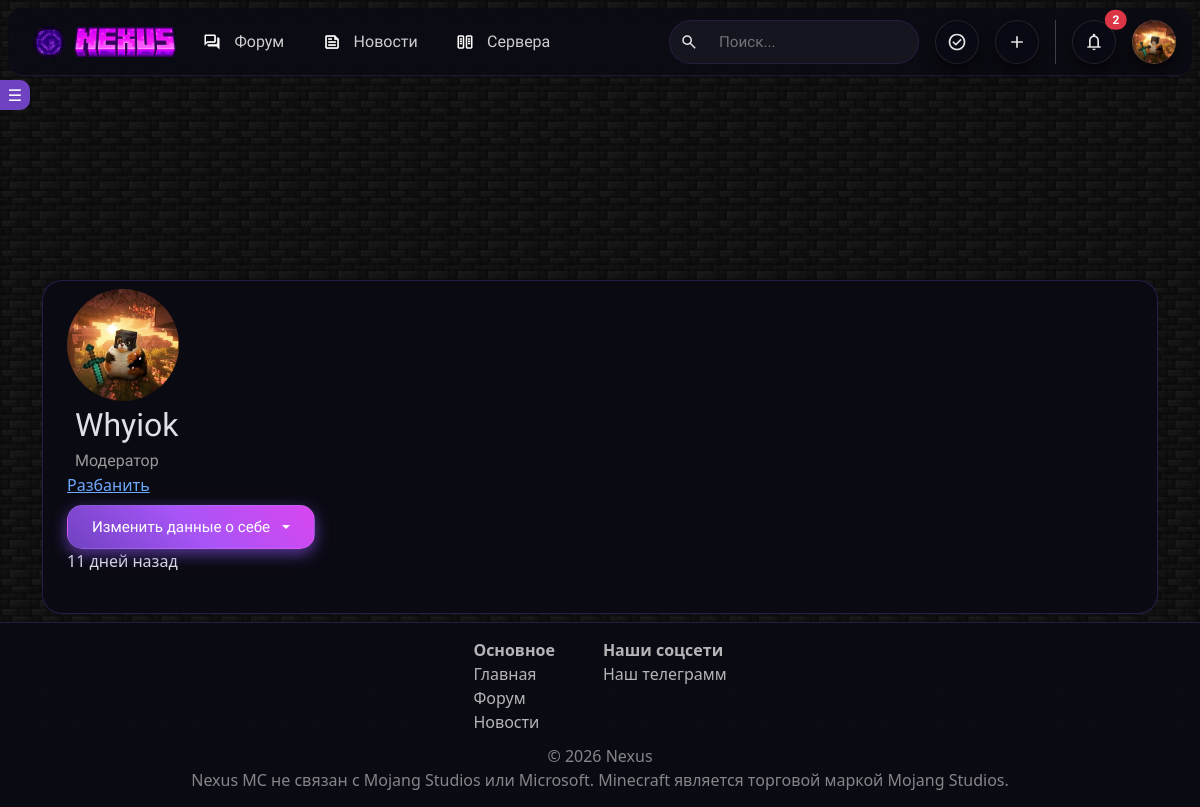
Screenshot of /user/1 (signed in) with the database file from the repository.
### __init__.py (models this page shows, shortened)
class User(db.Model, UserMixin):  # Пользователи
    id = db.Column(db.Integer, primary_key=True)
    username = db.Column(db.String, unique=True)
    description = db.Column(
        db.Text, default="Пользователь поленился и не добавил инфу о себе :[")
    email = db.Column(db.Text, unique=True)
    edition = db.Column(db.String)
    hash_password = db.Column(db.String)
    avatar = db.Column(db.String)
    subscribers = db.Column(db.Integer, default=0)
    date = db.Column(db.DateTime, default=datetime.utcnow)
    is_moderator = db.Column(db.Boolean, default=False)
    is_admin = db.Column(db.Boolean, default=False)
    is_checked = db.Column(db.Boolean, default=False)
    is_banned = db.Column(db.Boolean, default=False)
    is_frozen = db.Column(db.Boolean, default=False)
    banned_until = db.Column(db.DateTime, nullable=True)
    permanent_ban = db.Column(db.Boolean, nullable=True)
    ban_reason = db.Column(db.String(500), nullable=True)

### __init__.py (the view)
@app.route('/user/<int:id>', methods=['GET', 'POST'])
def user(id):
    avatar = request.files.get('avatar')
    user = User.query.filter_by(id=id).first()
    status = "Пользователь"
    if user.is_moderator:
        status = "Модератор"
    elif user.is_checked:
        status = "Проверенный"
    elif user.username == "Whyiok" or current_user.username == "Nexus":
        status = "Админ"
    return render_template("account.html", user=user, status=status)

### __init__.py (called while the page is built)
def time_ago(date):
    now = datetime.utcnow()
    diff = now - date
    total_seconds = int(diff.total_seconds())
    if total_seconds < 60:
        return f"{total_seconds} секунд назад"
    elif total_seconds < 3600:
        minutes = total_seconds // 60
        return f"{minutes} минут назад"
    elif total_seconds < 86400:
        hours = total_seconds // 3600
        return f"{hours} часов назад"
    elif total_seconds < 2592000:
        days = total_seconds // 86400
        return f"{days} дней назад"
    else:
        return date.strftime("%d.%m.%Y")

@manager.user_loader
def load_user(user_id):
    return db.session.get(User, user_id)

@app.context_processor
def inject_helpers():
    return dict(time_ago=time_ago)

@app.context_processor
def inject_user():
    user = current_user
    if user.is_authenticated:
        if user.is_banned:
            logout_user()
            return {}
        notifications = Notification.query.filter_by(
            user_id=user.id,
            is_read=False
        ).order_by(Notification.date.desc()).limit(3).all()
        for notice in notifications:
            notice.author = User.query.get(notice.from_user_id)
        return {
            'user': user,
            'notifications': notifications,
            'notifications_count': len(notifications)
        }
    return {}

### templates/account.html (shortened to what this page needs)
{% extends 'base.html' %}
{% block main %}
<main style="display: flex; align-items: center; margin-top: 5rem;">
    <div class="container">
        <div class="card mx-auto" style="
        width: 100%;
        background: rgba(10, 10, 20, 0.9);
        backdrop-filter: blur(10px);
        border: 1px solid rgba(111, 66, 193, 0.3);
        border-radius: 20px;
        overflow: hidden;
    ">
            <div class="text-start mb-4 ms-4">
                <div class="my-2 d-flex flex-column">
                    {% if user.avatar %}
                    <img src="/static/avatars/{{ user.avatar }}" style="
                                    width: 7rem;
                                    height: 7rem;
                                    background-size: cover;
                                    background-position: center;
                                    border-radius: 50%;
                                    object-fit: cover;
                                    ">{% endif %}
                    <span class="font ms-2 fs-2">{{ user.username }}</span>
                    <span class="font ms-2 text-secondary">{{ status }}</span>
                    <a href="/unban_user/{{ user.id }}">Разбанить</a>
                </div>
                <button
                    class="btn-glass btn-glass-primary dropdown-toggle font d-flex align-items-center justify-content-center"
                    type="button" data-bs-toggle="collapse" href="#userData">
                    Изменить данные о себе
                </button>
                <p>{{ time_ago(user.date) }}</p>
            </div>
        </div>
    </div>
</main>
{% endblock %}

### templates/base.html (shortened to what this page needs)
<!doctype html>
<html lang="ru" data-bs-theme="dark">
<head>
    <link href="https://cdn.jsdelivr.net/npm/bootstrap@5.3.1/dist/css/bootstrap.min.css" rel="stylesheet"
>
    <link rel="stylesheet" href="/static/style.css?v=2">
</head>
<body>
    <header class="glass-header fixed-top mx-2 my-2"
        style="height: 68px; border-radius: 15px; max-width: 100vw; width: auto;">
        <nav class="navbar navbar-expand-lg h-100 p-0">
            <a class="navbar-brand d-flex align-items-center justify-content-center p-0 m-0 ms-md-3 ms-4" href="/">
                <img src="/static/nexus_logo.png" height="50">
                <img src="/static/nexus_title.png" height="30" ondrag="playSound()">
            </a>
            <div class="d-flex align-items-center">
                <ul class="navbar-nav d-none d-md-flex flex-row">
                    <li class="nav-item">
                        <a href="/forum" class="nav-link-glass d-flex align-items-center font ms-2"
                            style="height: 48px;" title="Форум">
                            <img src="/static/forum.png" style="margin-right: 5px; height: 18px;">
                            Форум
                        </a>
                    </li>
                    <li class="nav-item dropdown">
                        <a href="/news" class="nav-link-glass d-flex align-items-center font" style="height: 48px;"
                            role="button" title="Новости" data-bs-toggle="dropdown" data-bs-auto-close="false"
                            aria-expanded="false">
                            <img src="/static/news.png" style="margin-right: 5px; height: 18px;">
                            Новости
                        </a>
                    </li>
                    <li class="nav-item">
                        <a href="/servers" class="nav-link-glass d-flex align-items-center font" title="Сервера"
                            style="height: 48px;">
                            <img src="/static/server.svg" style="margin-right: 5px; height: 18px;">
                            Сервера
                        </a>
                    </li>
                </ul>
            </div>
            <div class="d-flex flex-row gap-3 ms-auto align-items-center me-3">
                <div class="search-glass d-flex align-items-center font" style="height: 44px; width: 250px;">
                    <img src="/static/search.svg" style="margin-left: 10px; margin-right: 5px; height: 18px;">
                    <input type="text" placeholder="Поиск..."
                        style="height: 100%; background: transparent; border: none; color: white; outline: none; width: 100%;"
                        title="Поиск">
                </div>
                {% if current_user.is_authenticated %}
                {% if current_user.is_moderator %}
                <a href="/moderate_posts" class="btn-glass btn-glass-outline font p-0" style="
                        width: 44px;
                        height: 44px;
                        background-image: url(/static/moderate.svg);
                        background-size: 20px;
                        background-repeat: no-repeat;
                        background-position: center;
                        border-radius: 50%;" title="Модерация постов">
                </a>
                {% endif %}
                <a data-bs-toggle="modal" data-bs-target="#postsModal" class="btn-glass btn-glass-outline font p-0
                    dropdown" style="
                        width: 44px;
                        height: 44px;
                        background-image: url(/static/add.svg);
                        background-size: 20px;
                        background-repeat: no-repeat;
                        background-position: center;
                        border-radius: 50%;" title="Добавить пост">
                </a>
                <li class="nav-item dropdown position-relative" style="overflow: visible;">
                    <button class="btn-glass btn-glass-outline font p-0" data-bs-toggle="dropdown"
                        data-bs-auto-close="false" aria-expanded="false" title="Уведомления" id="notificationDropdown"
                        style="width: 44px; height: 44px; background-image: url(/static/notice.svg); background-size: 20px; background-repeat: no-repeat; background-position: center; border-radius: 50%;">
                    </button>
                    {% if notifications_count > 0 %}
                    <span class="position-absolute top-0 start-100 translate-middle badge rounded-pill bg-danger"
                        style="z-index: 1000;">
                        {{ notifications_count }}
                    </span>
                    {% endif %}
                </li>
                <div class="dropdown my-2">
                    {% if user.avatar %}
                    <button class="btn-glass btn-glass-outline font p-0" style="
                        width: 44px;
                        height: 44px;
                        background-image: url(/static/avatars/{{ user.avatar }});
                        background-size: cover;
                        background-position: center;
                        border-radius: 50%;" type="button" data-bs-toggle="dropdown" data-bs-auto-close="false"
                        href="#profile" title="Ваш профиль">
                    </button>
                    {% endif %}
                </div>
                {% endif %}
            </div>
        </nav>
    </header>
    <button id="toggleSidebarBtn">☰</button>
    <main>
        {% block main %}
        {% endblock %}
    </main>
    <footer style="
        border-top: 1px solid rgba(111, 66, 193, 0.3);
        background: rgba(10, 10, 20, 0.9);
        padding-top: 15px;
        padding-bottom: 15px;
    " class="mt-5 d-flex">
        <div class="d-flex flex-row gap-5">
            <div>
                <a style="text-decoration: none; color: rgba(255,255,255,0.7);" class="fw-bold">Основное</a>
                <div style="display: flex; flex-direction: column; margin-bottom: 10px;">
                    <a href="/" style="text-decoration: none; color: rgba(255,255,255,0.7);">Главная</a>
                    <a href="/forum" style="text-decoration: none; color: rgba(255,255,255,0.7);">Форум</a>
                    <a href="/news" style="text-decoration: none; color: rgba(255,255,255,0.7);">Новости</a>
                </div>
            </div>
            <div>
                <a style="text-decoration: none; color: rgba(255,255,255,0.7);" class="fw-bold">Наши соцсети</a>
                <div style="display: flex; flex-direction: column; align-items: center; gap: 5px;">
                    <a href="https://t.me/nexus_mcgg" style="text-decoration: none; color: rgba(255,255,255,0.7);">Наш
                        телеграмм</a>
                </div>
            </div>
        </div>
        <a style="color: rgba(255,255,255,0.5);">© 2026 Nexus</a>
        <a style="color: rgba(255,255,255,0.5);">Nexus MC не связан с Mojang Studios или Microsoft.
            Minecraft является торговой маркой Mojang Studios.
        </a>
    </footer>
</body>
</html>

### static/style.css (style rules this page uses)
:root { color-scheme: dark; }
html { height: 100%; }
.container { margin-top: 10rem; }
body { display: grid !important; grid-template-rows: auto 1fr auto !important; min-height: 100vh !important; margin: 0 !important; }
main { min-height: 100%; }
footer { display: flex !important; flex-direction: column !important; align-items: center !important; }
body::before { content: ''; position: fixed; top: 0; left: 0; width: 100%; height: 100%; background-image: url('bg1.jpg'); background-size: cover; background-position: center; background-repeat: repeat; z-index: -2; }
body::after { content: ''; position: fixed; top: 0; left: 0; width: 100%; height: 100%; z-index: -1; backdrop-filter: brightness(0.3); }
li { font-family: "Unbounded", sans-serif; list-style-type: none; padding-left: 0; color: white; transition: color 0.3s ease; }
.text-secondary { color: #999999 !important; }
.font { font-family: "Unbounded", sans-serif; }
.glass-header { background: rgba(10, 10, 20, 0.75); backdrop-filter: blur(15px); -webkit-backdrop-filter: blur(15px); border-bottom: 1px solid rgba(111, 66, 193, 0.2); padding: 0.3rem 0; position: fixed; top: 0; left: 0; right: 0; z-index: 1000; }
.nav-link-glass { position: relative; padding: 0.8rem 1.2rem; color: rgba(255, 255, 255, 0.8); text-decoration: none; display: flex; align-items: center; gap: 8px; border-radius: 10px; transition: all 0.3s; font-weight: 500; background: transparent; }
.nav-link-glass img { width: 18px; height: 18px; filter: brightness(0) invert(1); }
.search-glass { display: flex; align-items: center; background: rgba(255, 255, 255, 0.05); border-radius: 50px; border: 1px solid rgba(111, 66, 193, 0.2); backdrop-filter: blur(5px); transition: all 0.3s ease; }
.navbar-brand { transition: all 0.0 s; }
.search-glass input { background: transparent; border: none; padding: 0.6rem 1rem; color: white; outline: none; width: 200px; font-size: 0.95rem; }
.search-glass input::placeholder { color: rgba(255, 255, 255, 0.4); }
.btn-glass { padding: 0.6rem 1.5rem; border-radius: 15px; text-decoration: none; font-weight: 500; transition: all 0.3s ease; font-size: 0.95rem; display: flex; align-items: center; gap: 0.5rem; }
.btn-glass-outline { background: rgba(255, 255, 255, 0); color: white; border: 1px solid rgba(255, 255, 255, 0.1); box-shadow: 0 10px 15px rgba(0, 0, 0, 0.5); backdrop-filter: blur(5px); overflow: hidden; position: relative; }
.btn-glass-primary { background: linear-gradient(45deg, #6f42c1, #a855f7, #d946ef); color: white; border: 1px solid rgba(255, 255, 255, 0.1); backdrop-filter: blur(5px); box-shadow: 0 5px 15px rgba(111, 66, 193, 0.8); position: relative; overflow: hidden; transition: 0.3s all; }
#toggleSidebarBtn { position: fixed; top: 80px; width: 30px; height: 30px; background: #6f42c1; border: none; color: white; border-radius: 0 10px 10px 0; cursor: pointer; z-index: 1001; }

### rows the page displays
User: avatar (picture), username "Whyiok", date "11 дней назад"

### other values shown
{{ notifications_count }} "2"
{{ status }} "Модератор"
